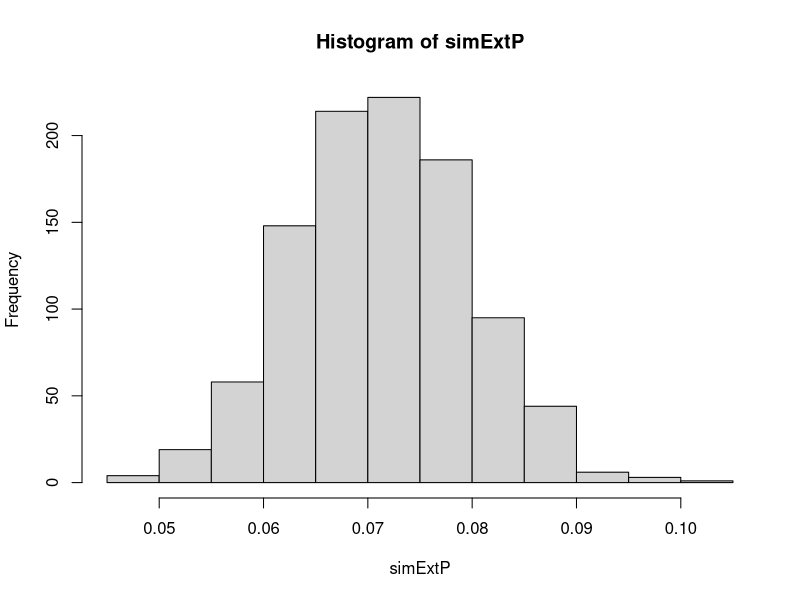
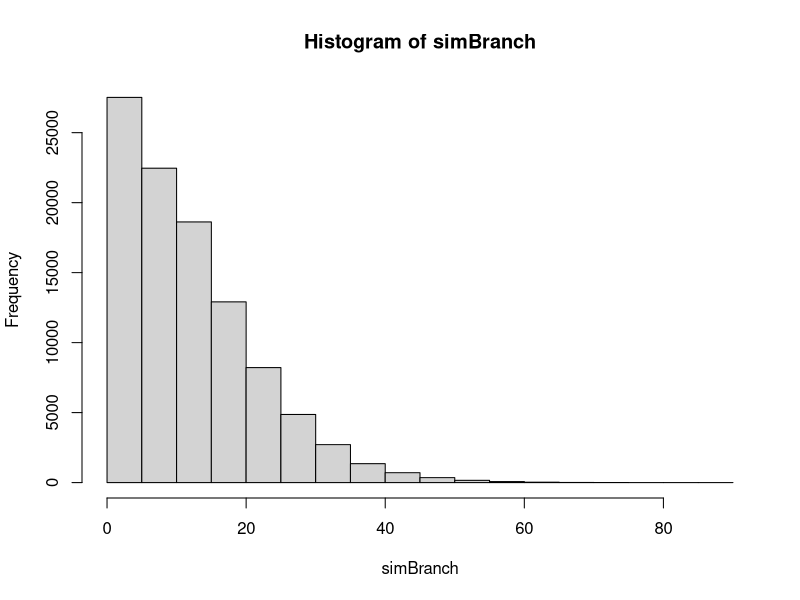
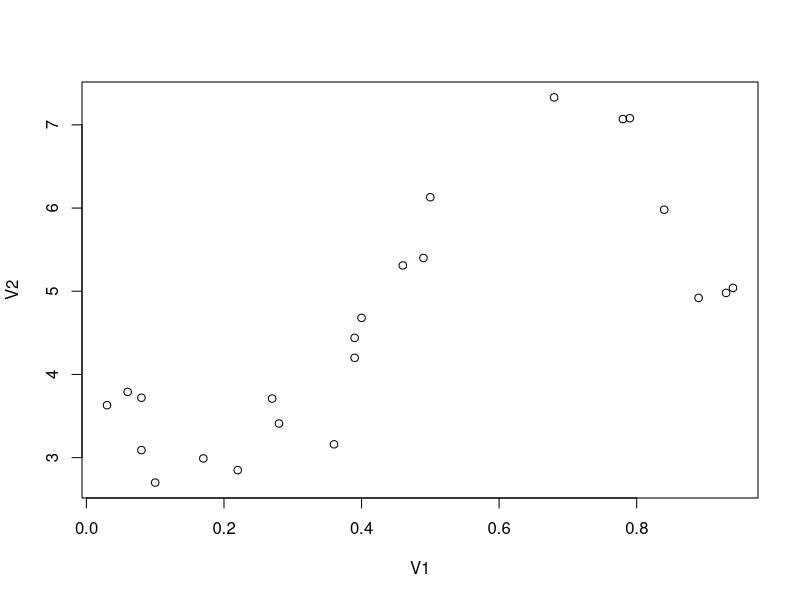

Write R code to recreate these figures, in order.
# 1. Branching processes

# (a) Compute posterior
local({
	propto <- function(lambda) lambda^10 * exp(-4 * lambda)
	int_const <- 1 / integrate(propto, 0, Inf)$value
	posterior <<- function(lambda) int_const * propto(lambda)
})

# Returns Z_n using the specified lambda
branch <- function(lambda, n = 10) {
	Z <- 7
	for (i in (4 + 1):n) {
		if (Z > 5000) {
			return(Z)
		}
		Z <- sum(rpois(Z, lambda))
	}
	Z
}

# (b) Given λ, compute numerically prob that branching process in
# Fig4 becomes extinct
extinctionProbability <- function(lambda) {
	num_trials <- 1000
	simulations <- replicate(num_trials, branch(lambda))
	sum(simulations == 0) / num_trials # Estimate of extinction probability
}

print(extinctionProbability(1.1))

# (c) Probability of extinction for the brancing process taking uncertainty into account
probability_of_extinction <- integrate(Vectorize(function(lambda)
	extinctionProbability(lambda) * posterior(lambda)), 0, Inf)
cat(sprintf("The probability of extinction for the process in question: %f\n",
		probability_of_extinction$value))

# (d) Use simulation to check result in (c) Ska man köra (c) många ggr bara?
simExtP <- c()
for (i in 1:1000) {
  simExtP[i] <- extinctionProbability(1.1) 
}
hist(simExtP); print(mean(simExtP))

simBranch <- c()
for (i in 1:100000) {
  simBranch[i] <- branch(1.1)
}
hist(simBranch); print(mean(simBranch))
  
# (e) Compute MLE for λ. Probability of extinction using that λ?


# 2. Metropolis Hastings

# (a) Plot the data
D <- read.table("Regressiondata.txt")
plot(D)
x <- D[,1]

# (b) Log of P(theta*|data)/P(theta|data)
prior <- function(theta1, theta2, theta3, theta4) {
  prior <- theta1*rnorm(1, 10, 10^2) * theta2*rgamma(1, 1/2, 1/10) * theta3*runif(1, 0, 1) * theta4*rgamma(1, 2, 2)
}
likelihood <- function(x, theta1, theta2, theta3, theta4) {
  likelihood <- rnorm(theta1 + theta2*sin((x - theta3)*2*pi), theta4^2)
}
